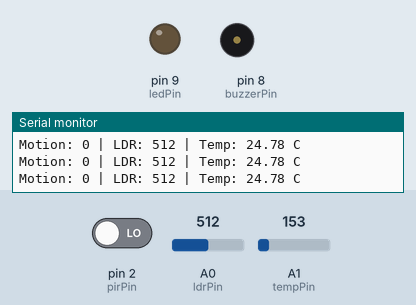
Recording of a sketch running on a simulated Arduino Uno, built with avr-gcc and run on an emulated ATmega328P. On the bench: output pins drawn as LEDs (lit = HIGH), buzzer (waves = sounding, pin HIGH), the last lines printed to the serial monitor. The inputs (shaded band) are chosen by the test bench; at power-on: A1 (tempPin) = 153, pin 2 (pirPin) LOW, A0 (ldrPin) = 512.

Above: at 1.2 s.
1.3 s: A1 (tempPin) set to 178
At 2.7 s:
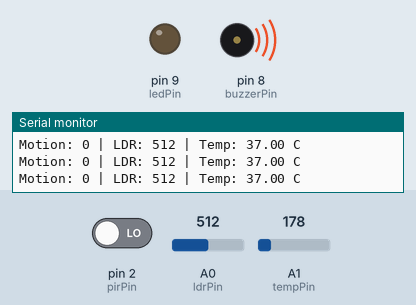
3.0 s: A1 (tempPin) set to 133
At 4.1 s:
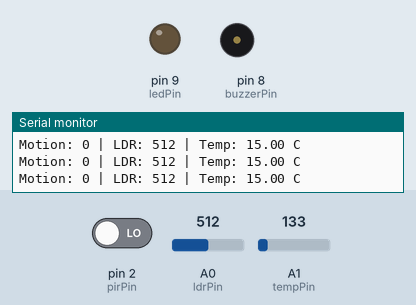
4.5 s: A1 (tempPin) set to 165
At 5.4 s:
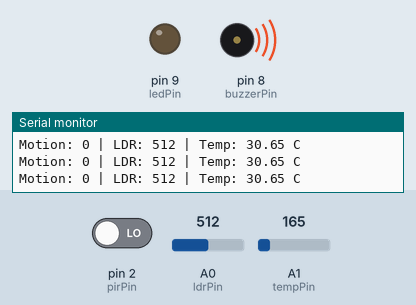
Timing chart, 0 to 7.5 s (numbered marks = the images above; inputs shaded):
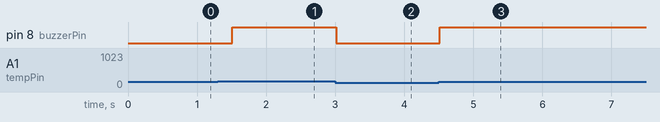

The sketch:

Smart_Room.ino
```cpp
// ===== Smart Room Automation =====
// PIR (motion) + LDR (light level) + TMP36 (temperature)
// -> auto room light (LED, PWM) + temperature alert (buzzer)
const int pirPin    = 2;   // PIR OUT (digital)
const int buzzerPin = 8;   // Buzzer +
const int ledPin    = 9;   // LED anode (PWM)
const int ldrPin    = A0;  // LDR voltage divider midpoint
const int tempPin   = A1;  // TMP36 signal
const int darkThreshold = 500;   // below this = "dark" (0-1023 scale)
const float tempAlertC  = 30.0;  // buzzer triggers above this temp
void setup() {
  pinMode(pirPin, INPUT);
  pinMode(buzzerPin, OUTPUT);
  pinMode(ledPin, OUTPUT);
  Serial.begin(9600);
}
void loop() {
  int motion = digitalRead(pirPin);
  int ldrValue = analogRead(ldrPin);
  int tempReading = analogRead(tempPin);
  float voltage = tempReading * (5.0 / 1023.0);
  float temperatureC = (voltage - 0.5) * 100.0;  // TMP36 formula
  // --- Room light logic --
  bool isDark = ldrValue < darkThreshold;
  if (motion == HIGH && isDark) {
    int brightness = map(ldrValue, 0, darkThreshold, 255, 80);
    analogWrite(ledPin, brightness);
  } else {
    analogWrite(ledPin, 0);
  }
  // --- Temperature alert logic --
  if (temperatureC > tempAlertC) {
    digitalWrite(buzzerPin, HIGH);
  } else {
    digitalWrite(buzzerPin, LOW);
  }
  // --- Debug output --
  Serial.print("Motion: "); Serial.print(motion);
  Serial.print(" | LDR: "); Serial.print(ldrValue);
  Serial.print(" | Temp: "); Serial.print(temperatureC);
  Serial.println(" C");
  delay(300);
}
```

Measured:
- the behaviour switches between 163 and 164 on A1 (tempPin) (found by bisection; images 0 and 1)
- after the input at 1.3 s, pin 8 (buzzerPin): LOW → HIGH after 0.21 s
- after the input at 3.0 s, pin 8 (buzzerPin): HIGH → LOW at once
- after the input at 4.5 s, pin 8 (buzzerPin): LOW → HIGH at once
